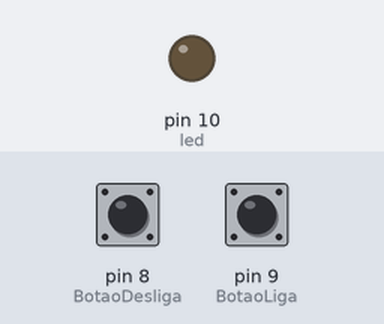
Recording of a sketch running on a simulated Arduino Uno, built with avr-gcc and run on an emulated ATmega328P. Parts: output pins drawn as LEDs (lit = HIGH). Inputs (shaded band) come from the test bench; at power-on: pin 8 (BotaoDesliga) LOW, pin 9 (BotaoLiga) LOW.

Above: at 1.2 s.
1.3 s: pin 8 (BotaoDesliga) pulled HIGH for 0.15 s
At 2.4 s:
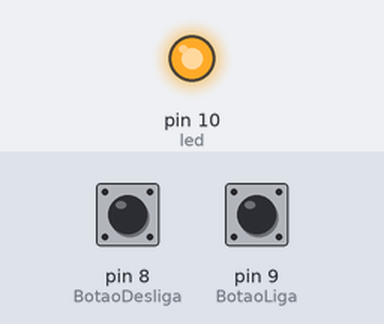
2.9 s: pin 9 (BotaoLiga) pulled HIGH for 0.15 s
At 3.6 s:
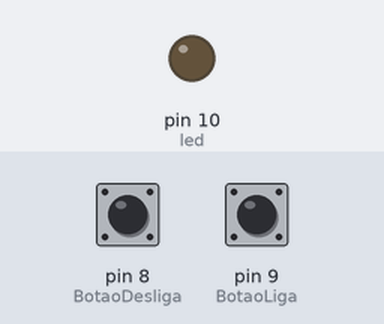
4.5 s: pin 8 (BotaoDesliga) pulled HIGH for 1 s
At 4.8 s:
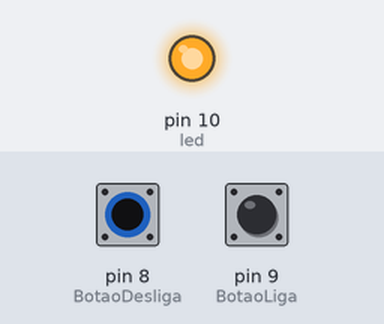
Timing chart, 0 to 7.5 s (numbered marks = the images above; inputs shaded):
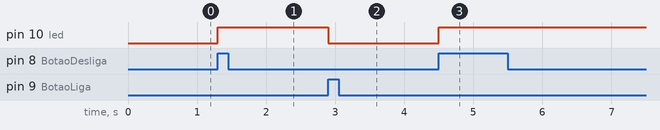

Measured:
- after the input at 1.3 s, pin 10 (led): LOW → HIGH at once
- after the input at 2.9 s, pin 10 (led): HIGH → LOW at once
- after the input at 4.5 s, pin 10 (led): LOW → HIGH at once

The sketch:

Acender_Apagar_Led.ino
```cpp
/*
 * Desenvolvedor: Murylo Peliçaro Lopes
 * Orientador: André Takeshi Endo
 * Criado em Novembro de 2014
 * UTFPR-CP
 * Controle do acendimento do LED por meio do pushbutton
*/


int led = 10; // declaração das variáveis e da porta aonde se encontram
int BotaoDesliga = 8;
int BotaoLiga = 9;

int EstadoBotao1 = 0; // essa função se limita a 0 = sem corrente e 1 = com corrente
int EstadoBotao2 = 0;

void setup(){ //inicialização
pinMode(led, OUTPUT); // pino com led será saída (OUTPUT)
pinMode(BotaoDesliga, INPUT); // pino com botão será entrada (INPUT)
pinMode(BotaoLiga, INPUT);
}

void loop(){ // laço de repetição
EstadoBotao1 = digitalRead(BotaoDesliga); // esta função lê o que está acontecendo com o botão e atribui a uma variável
EstadoBotao2 = digitalRead(BotaoLiga);

// HIGH = com corrente = aceso   = 1
// LOW  = sem corrente = apagado = 0

if (EstadoBotao1 == HIGH){ // se o botão estiver pressionado será HIGH, caso contrário LOW
    digitalWrite(led, HIGH); // usa-se essa função para enviar o comando. HIGH = aceso
  }

if (EstadoBotao2 == HIGH){
    digitalWrite(led, LOW);// LOW = apagado
  }

}
```
